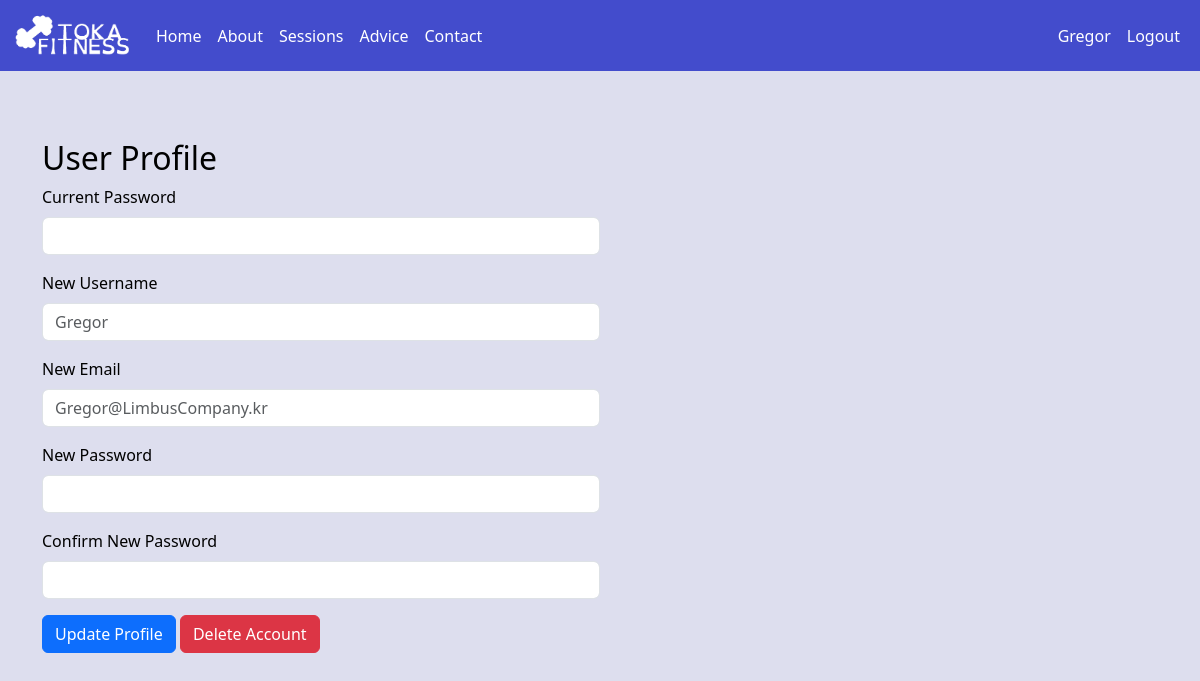
The page /user (signed in) on the database its author committed.
### tables this page shows
CREATE TABLE "User" (
    "id" INTEGER PRIMARY KEY AUTOINCREMENT,
    "name" TEXT NOT NULL UNIQUE,
    "email" TEXT NOT NULL UNIQUE,
    "password" TEXT NOT NULL,
    "created_at" TIMESTAMP DEFAULT CURRENT_TIMESTAMP
);

### app.py (the view, shortened to what this page needs)
@app.route('/user', methods=['GET', 'POST'])
def user_profile():
    if 'user_id' not in session:
        flash("You need an account to be here.", 'warning')
        return redirect(url_for('login'))
    user_id = session.get('user_id')
    user = db.queryDB("SELECT * FROM User WHERE id = ?", [user_id])
    if not user:
        flash("User not found. Please log in again.", 'danger')
        session.pop('name', None)
        session.pop('user_id', None)
        return redirect(url_for('login'))
    user = user[0]  # Extract the first result (expected one user)
    return render_template('user.html', name=user[1], email=user[2])

### db_connector.py (called while the page is built)
    def connect(self):
        conn = None
        try:
            conn = sqlite3.connect(self.DBname)
        except Exception as e:
            print(f"An error occurred: {e}")
        return conn

    def disconnect(self, conn):
        if conn:
            conn.close()

    def queryDB(self, command, params=[]):
        conn = self.connect()
        cur = conn.cursor()
        cur.execute(command, params)
        result = cur.fetchall()
        self.disconnect(conn)
        return result

### templates/user.html (shortened to what this page needs)
{% extends "base.html" %}
{% block content %}
<div class="container mt-5">
    <h2>User Profile</h2>
    <form method="POST" action="/user">
        <div class="mb-3">
            <label for="currentPassword" class="form-label">Current Password</label>
            <input type="password" class="form-control w-50" id="currentPassword" name="current_password" required>
        </div>
        <div class="mb-3">
            <label for="newUsername" class="form-label">New Username</label>
            <input type="text" class="form-control w-50" id="newUsername" name="new_username" placeholder="{{ name }}">
        </div>
        <div class="mb-3">
            <label for="newEmail" class="form-label">New Email</label>
            <input type="email" class="form-control w-50" id="newEmail" name="new_email" placeholder="{{ email }}">
        </div>
        <div class="mb-3">
            <label for="newPassword" class="form-label">New Password</label>
            <input type="password" class="form-control w-50" id="newPassword" name="new_password">
        </div>
        <div class="mb-3">
            <label for="confirmPassword" class="form-label">Confirm New Password</label>
            <input type="password" class="form-control w-50" id="confirmPassword" name="confirm_password">
        </div>
        <button type="submit" class="btn btn-primary">Update Profile</button>
        <button type="button" class="btn btn-danger" data-bs-toggle="modal" data-bs-target="#deleteAccountModal">Delete Account</button>
    </form>
</div>
{% endblock %}

### templates/base.html (shortened to what this page needs)
<!DOCTYPE html>
<html lang="en">
  <head>
    <link
      href="https://cdn.jsdelivr.net/npm/bootstrap@5.3.3/dist/css/bootstrap.min.css"
      rel="stylesheet"
    />
  </head>
  <body>
    <nav class="navbar sticky-top navbar-expand-lg">
      <div class="container-fluid">
        <a class="navbar-brand" href="/">
          <img
            src="/static/logo-but-its-white.png"
            alt="Gnarp Catalog"
            width="120"
            height="45"
          />
        </a>
        <div class="collapse navbar-collapse" id="navbarSupportedContent">
          <ul class="navbar-nav me-auto mb-2 mb-lg-0">
            <li class="nav-item">
              <a class="nav-link active" aria-current="page" href="/">Home</a>
            </li>
            <li class="nav-item">
              <a class="nav-link" href="/about">About</a>
            </li>
            <li class="nav-item">
              <a class="nav-link" href="/sessions">Sessions</a>
            </li>
            <li class="nav-item">
              <a class="nav-link" href="/advice">Advice</a>
            </li>
            <li class="nav-item">
              <a class="nav-link" href="/contact">Contact</a>
            </li>
          </ul>
        </div>
        <div class="d-flex align-items-center">
          <ul class="navbar-nav mb-2 mb-lg-0">
            {% if session.get('user_id') %}
            <li class="nav-item">
              <a class="nav-link" href="/user">{{ session.get('name') }}</a>
            </li>
            <li class="nav-item">
              <a class="nav-link" href="/logout">Logout</a>
            </li>
            {% endif %}
          </ul>
        </div>
      </div>
    </nav>
    <main>
       {% block content %}{% endblock %}
    </main>
  </body>
</html>

### templates/base.html (style rules this page uses)
body { background-color: #dddeee; color: #000; }
.navbar, footer { background-color: #434ccc; }
main { padding: 20px; min-height: 90vh; }
.navbar { background-color: #434ccc; }
.navbar-brand, .nav-link { color: white !important; }
a { color: inherit; }

### rows shown on the page
User: get "Gregor", new_username "Gregor", new_email "Gregor@LimbusCompany.kr"
